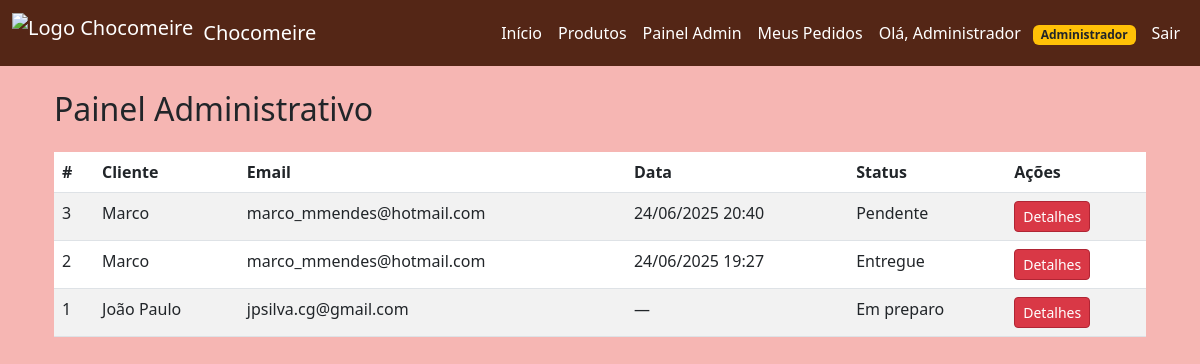
The page /admin (signed in) on the database its author committed.
### app.py (models this page shows)
class User(db.Model):
    id = db.Column(db.Integer, primary_key=True)
    nome = db.Column(db.String(100), nullable=False)
    email = db.Column(db.String(100), unique=True, nullable=False)
    senha = db.Column(db.String(200), nullable=False)
    is_admin = db.Column(db.Boolean, default=False)

### models/pedido.py (models this page shows, shortened)
class Pedido(db.Model):
    id = db.Column(db.Integer, primary_key=True)
    cliente_id = db.Column(db.Integer, db.ForeignKey('cliente.id'), nullable=False)
    cliente = db.relationship('Cliente', backref='pedidos')  # ✅ relacionamento com cliente
    status = db.Column(db.String(50), default="Pendente")
    data_criacao = db.Column(db.DateTime, default=datetime.utcnow)  # ✅ campo de data
    itens = db.relationship('ItemPedido', backref='pedido', lazy=True, cascade="all, delete-orphan")

### models/cliente.py (models this page shows, shortened)
class Cliente(db.Model):
    id = db.Column(db.Integer, primary_key=True)
    nome = db.Column(db.String(100), nullable=False)
    email = db.Column(db.String(100), unique=True, nullable=False)

### app.py (the view)
@app.route('/admin')
def admin_dashboard():
    if not is_admin():
        flash("Acesso restrito ao administrador!", "error")
        return redirect(url_for('home'))
    pedidos = Pedido.query.order_by(Pedido.id.desc()).all()
    return render_template("admin.html", usuario=get_usuario_logado(), pedidos=pedidos)

### app.py (called while the page is built)
def get_usuario_logado():
    if 'usuario_id' in session:
        return db.session.get(User, session['usuario_id'])
    return None

def is_admin():
    usuario = get_usuario_logado()
    return usuario and getattr(usuario, "is_admin", False)

### templates/admin.html
{% extends 'base.html' %}
{% block content %}
<div class="container mt-4">
  <h2>Painel Administrativo</h2>
  {% if pedidos %}
  <table class="table table-striped mt-4">
    <thead>
      <tr>
        <th>#</th>
        <th>Cliente</th>
        <th>Email</th>
        <th>Data</th>
        <th>Status</th>
        <th>Ações</th>
      </tr>
    </thead>
    <tbody>
      {% for pedido in pedidos %}
      <tr>
        <td>{{ pedido.id }}</td>
        <td>{{ pedido.cliente.nome }}</td>
        <td>{{ pedido.cliente.email }}</td>
        <td>{{ pedido.data_criacao.strftime('%d/%m/%Y %H:%M') if pedido.data_criacao else '—' }}</td>
        <td>{{ pedido.status if pedido.status else 'Pendente' }}</td>
        <td>
          <a href="{{ url_for('admin_detalhes_pedido', pedido_id=pedido.id) }}" class="btn btn-sm btn-primary">Detalhes</a>
        </td>
      </tr>
      {% endfor %}
    </tbody>
  </table>
  {% else %}
  <p>Nenhum pedido registrado até o momento.</p>
  {% endif %}
</div>
{% endblock %}

### templates/base.html (shortened to what this page needs)
<!DOCTYPE html>
<html lang="pt-BR">
<head>
    <link href="https://cdn.jsdelivr.net/npm/bootstrap@5.3.0/dist/css/bootstrap.min.css" rel="stylesheet">
    <link href="{{ url_for('static', filename='style.css') }}" rel="stylesheet">
</head>
<body>
    <nav class="navbar navbar-expand-lg navbar-custom">
        <div class="container-fluid">
            <a class="navbar-brand d-flex align-items-center" href="/">
                <img src="https://raw.githubusercontent.com/unimetrocamp-startupclass/LTD.2025.1.028-CHOCOMEIRE/main/static/Logo.Chocomeire.jpg" alt="Logo Chocomeire">
                Chocomeire
            </a>
            <div class="collapse navbar-collapse" id="navbarNav">
                <ul class="navbar-nav ms-auto">
                    <li class="nav-item"><a class="nav-link" href="/">Início</a></li>
                    <li class="nav-item"><a class="nav-link" href="/produtos">Produtos</a></li>
                    {% if usuario %}
                        {% if usuario.is_admin %}
                            <li class="nav-item">
                                <a class="nav-link" href="{{ url_for('admin_dashboard') }}">Painel Admin</a>
                            </li>
                        {% endif %}
                        <li class="nav-item">
                            <a class="nav-link" href="{{ url_for('meus_pedidos') }}">Meus Pedidos</a>
                        </li>
                        <li class="nav-item">
                            <a class="nav-link disabled">
                                Olá, {{ usuario.nome }}
                                {% if usuario.is_admin %}
                                    <span class="badge bg-warning text-dark ms-2">Administrador</span>
                                {% endif %}
                            </a>
                        </li>
                        <li class="nav-item">
                            <a class="nav-link" href="/logout">Sair</a>
                        </li>
                    {% else %}
                        <li class="nav-item"><a class="nav-link" href="/login">Login</a></li>
                        <li class="nav-item"><a class="nav-link" href="/cadastro">Cadastre-se</a></li>
                    {% endif %}
                </ul>
            </div>
        </div>
    </nav>
    <main class="container mt-4">
        {% block content %}{% endblock %}
    </main>
</body>
</html>

### static/style.css (style rules this page uses)
body { background-color: #f6b6b3; }
.navbar-custom { background-color: #542616; }
.navbar-custom .navbar-brand, .navbar-custom .nav-link, .navbar-custom .navbar-toggler-icon { color: #fff; }
.navbar-brand img { height: 40px; margin-right: 10px; }
.btn-primary { background-color: #D93846; border-color: #b02534; color: #fff; }

### rows shown on the page
User: nome "Administrador"
Pedido: id "3", cliente.nome "Marco", cliente.email "marco_mmendes@hotmail.com", data_criacao "24/06/2025 20:40", status "Pendente"
Pedido: id "2", cliente.nome "Marco", cliente.email "marco_mmendes@hotmail.com", data_criacao "24/06/2025 19:27", status "Entregue"
Pedido: id "1", cliente.nome "João Paulo", cliente.email "jpsilva.cg@gmail.com", data_criacao "—", status "Em preparo"
